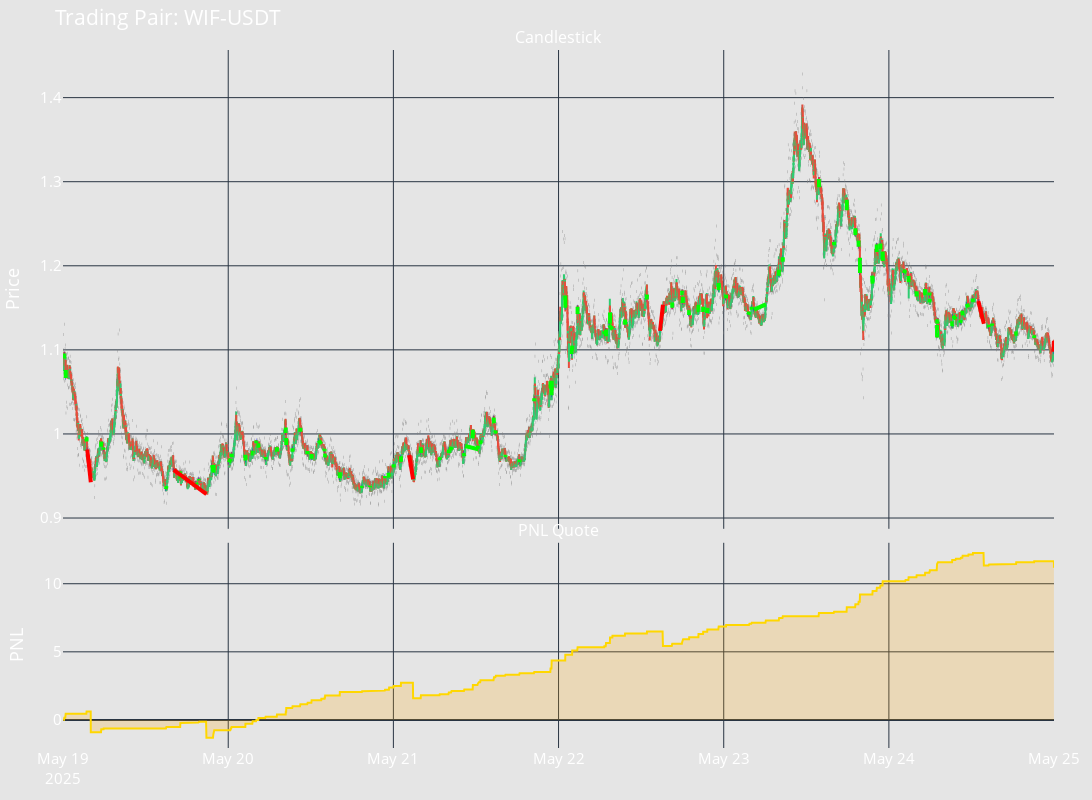

Notebook source saved alongside this figure:
### Code cell
import logging

logging.basicConfig(
    level=logging.WARNING,
    format='%(asctime)s - %(levelname)s - %(message)s'
)

from pyinstrument import Profiler

do_profile = False
profiler = Profiler()
if do_profile:
    profiler.start()

import os
import sys
from datetime import datetime
current_dir = os.getcwd()
sys.path.append(os.path.join(current_dir, '../..'))

from backtesting import backtest_engine

from controllers.market_making import pmm_common
pmm_common.BACKTESTING = True

# start_date = datetime(2025, 5, 31, 22, 43)
# end_date = datetime(2025, 6, 1, 9, 25)

# start_date = datetime(2025, 5, 30)
# end_date = datetime(2025, 6, 1)

start_date = datetime(2025, 5, 25)
end_date = datetime(2025, 6, 2)

start_date = datetime(2025, 4, 19)
end_date = datetime(2025, 4, 26)

start_date = datetime(2025, 6, 1)
end_date = datetime(2025, 6, 4)

# start_date = datetime(2025, 5, 26)
# end_date = datetime(2025, 5, 31)

# start_date = datetime(2025, 5, 19)
# end_date = datetime(2025, 5, 25)

engine = backtest_engine.BacktestEngine()
backtest_result = await engine.async_backtest(current_dir, 'v6.yml', start_date, end_date, '1m', 0.0005, 0.0005)
fig = backtest_result.get_backtesting_figure()
fig.show()

if do_profile:
    profiler.stop()
    profiler.print()
